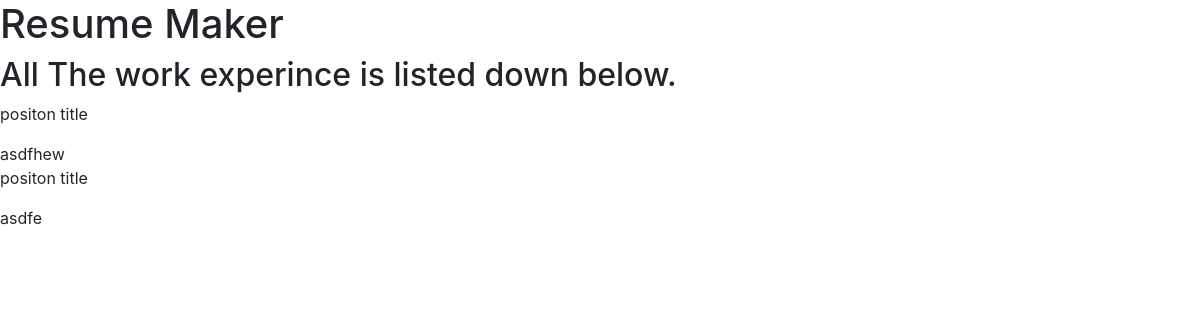
/view_position (signed in), run on the app's committed database.
### core/models.py (models this page shows)
class position_of_reponsiblity(models.Model):
    profile = models.ForeignKey(Profile,on_delete=models.CASCADE,null=True)
    position = models.CharField(max_length=255,null=False)
    start_date = models.DateTimeField(null=True)
    end_date = models.DateTimeField(null=True)

### core/views.py (the view)
# urls.py: path('view_position',views.view_por,name='view_position'),
@login_required
def view_por(request):
    profile = request.user.profile
    pors = position_of_reponsiblity.objects.filter(profile=profile)
    return render(request,'view_por.html',{'pors':pors})

### core/templates/view_por.html
{% extends 'base.html'%}
{% block content %}
    <h2>
        All The work experince is listed down below.
    </h2>
    {% for por in pors %}
        <p>positon title</p>
            {{por.position}}
        <br>
    {% endfor %}
{% endblock %}

### data on the page
position_of_reponsiblity: position "asdfhew"
position_of_reponsiblity: position "asdfe"
